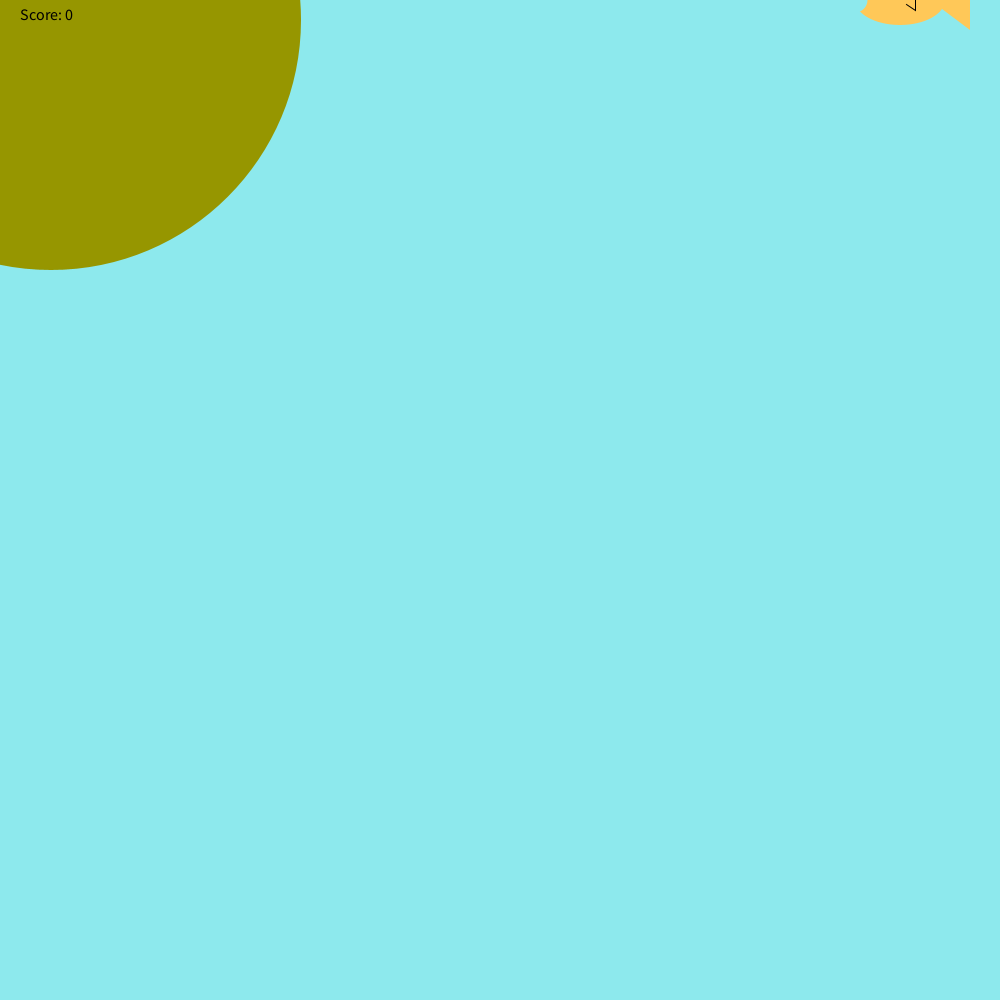
Frame 1 (no input)
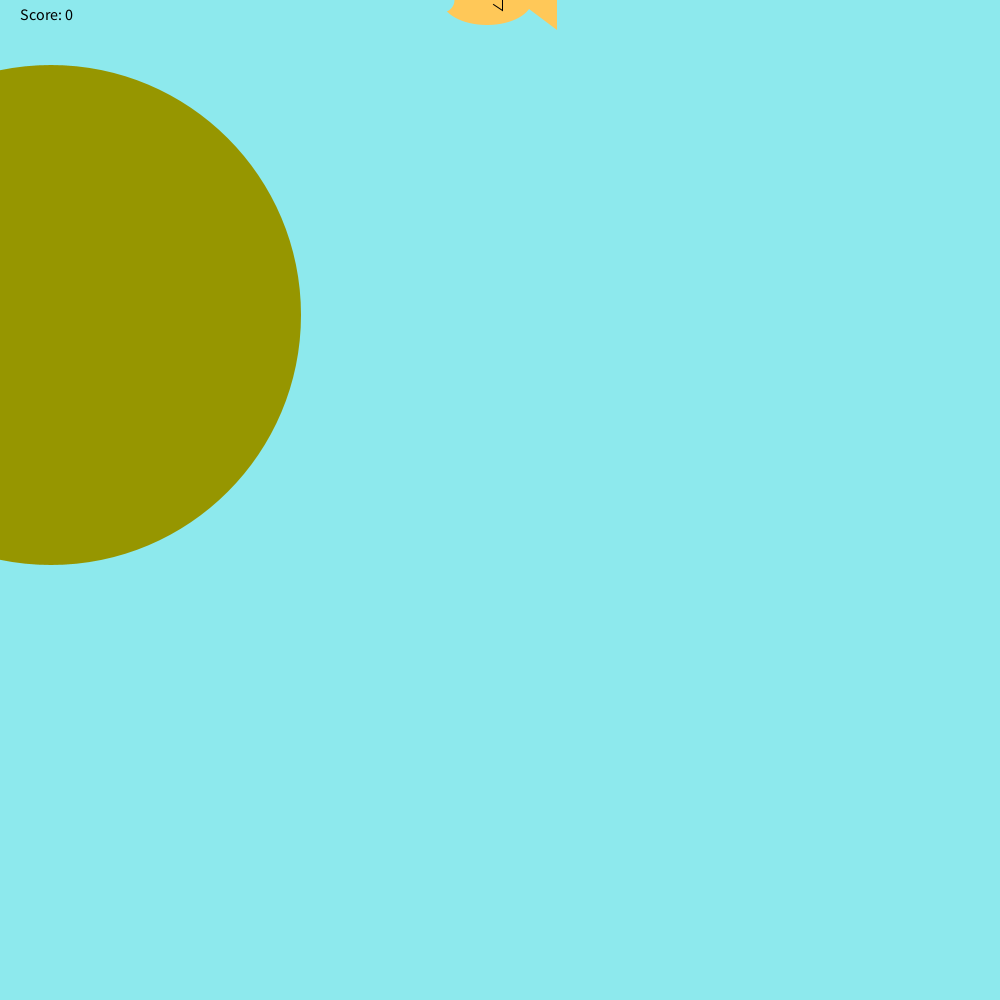
Frame 60 (the mouse pressed at the canvas centre just before this capture)
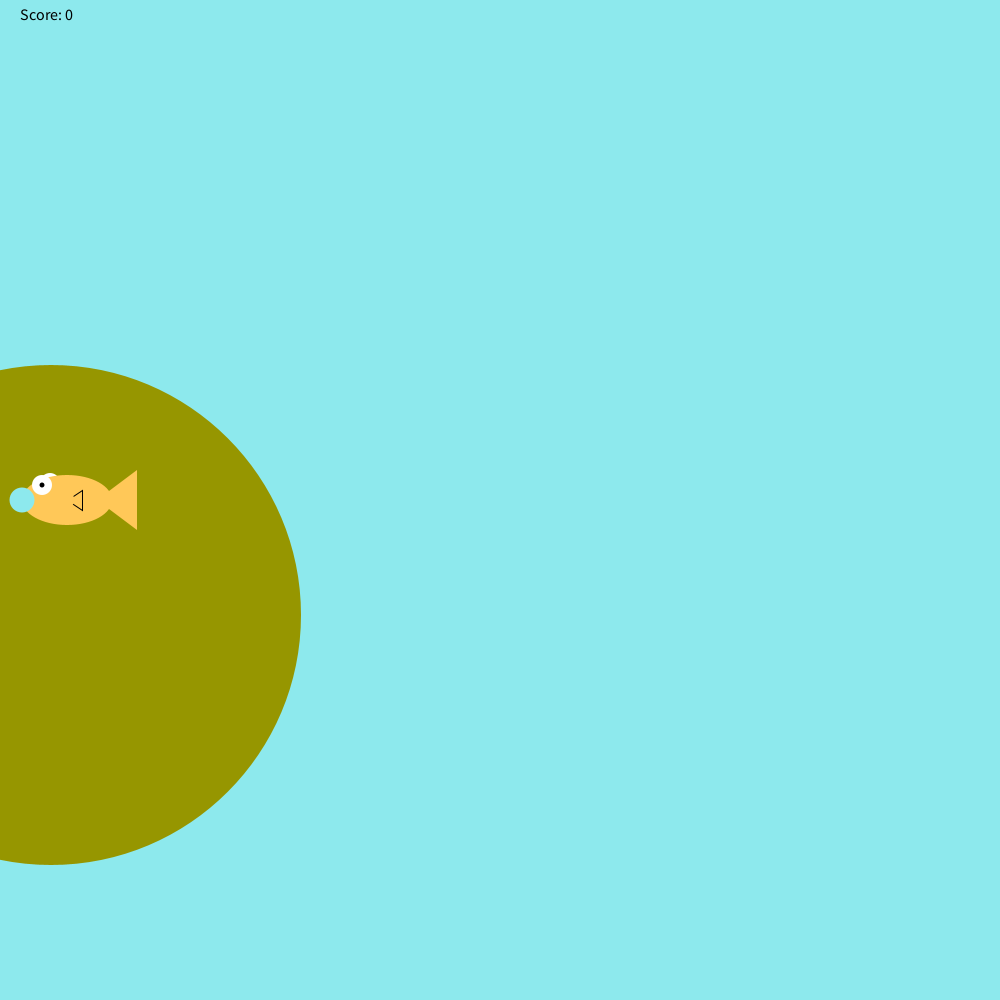
Frame 120 (the mouse held since frame 60 and released just before this capture)

The Processing sketch that drew these frames (run headless with seeded random() and noise(); from frame 60 on, the mouse is pressed at the canvas centre):

// Processing sketch: fish_feeder_finished_game
// ── fish_feeder_finished_game.pde
int foodX = (int) random(width-20);
int foodY = 20;
int score = 0;
int fishX = 900;
int fishSpeed = 0;
boolean launched = false;
void setup() {
  size(1000, 1000);
}
void draw() {
  background(141,233,237);
  fill(150, 150, 0);
  noStroke();
  ellipse(foodX, foodY, 500, 500);
  foodY += 5;
  fill(0, 0, 0);
   textSize(16);
   text("Score: " + score, 20, 20);
   fishX += fishSpeed;
   drawFish();
  if (foodY >= 1010) {
   foodY = 20; 
   foodX = (int) random(width-20);
  }
  checkCatch(foodX, foodY);
  if (score == 5) {
    textSize(35); //if it’s not big enough
    fill(0, 0, 0);
    score ++;
    text("You won! The fish is not hungry anymore!!", 125, 500);
        stop();
  }
  }
   void checkCatch(int x, int y){
   if(x > fishX && x < fishX+70){
      if(y > mouseY-17 && y < mouseY+30){
             score++;
             foodY = 20; //if the food was eaten, make more food fall from the top
             foodX = (int) random(width - 20);
          }
     }
     else if (foodY > height && score > 0){
          score--;
     }
     if (mousePressed) {
      launched = true; 
     }
     if (launched = true) {
     fishSpeed = -7;
     }
     if (fishX <= 25) {
       launched = false;
       fishSpeed = 0;
       fishX = 900;
     }
}


void drawFish(){
     noStroke();
     fill(255,255,255);
     ellipse(fishX-17,mouseY-17,20,20); //back side eye
     fill(255,200,88);
     ellipse(fishX,mouseY,90,50); //body
     triangle(fishX+30,mouseY,fishX+70,mouseY+30,fishX+70,mouseY-30); //tail
     stroke(0);
     triangle(fishX,mouseY,fishX+15,mouseY+10,fishX+15,mouseY-10); //side fin
     noStroke();
     fill(255,200,88);
     ellipse(fishX,mouseY,15,15); //side fin cover
     noStroke();
     fill(255,255,255);
     ellipse(fishX-25,mouseY-15,20,20); //front eye
     fill(0,0,0);
     ellipse(fishX-25,mouseY-15,5,5); //pupil
     fill(141,233,237);
     ellipse(fishX-45,mouseY,25,25); //mouth
}
